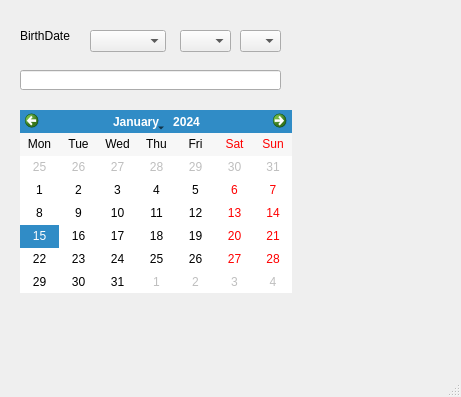
<?xml version="1.0" encoding="UTF-8"?>
<ui version="4.0">
 <class>MainWindow</class>
 <widget class="QMainWindow" name="MainWindow">
  <property name="geometry">
   <rect>
    <x>0</x>
    <y>0</y>
    <width>461</width>
    <height>397</height>
   </rect>
  </property>
  <property name="windowTitle">
   <string>MainWindow</string>
  </property>
  <widget class="QWidget" name="centralwidget">
   <widget class="QComboBox" name="cBoxYear">
    <property name="geometry">
     <rect>
      <x>90</x>
      <y>30</y>
      <width>76</width>
      <height>22</height>
     </rect>
    </property>
   </widget>
   <widget class="QLabel" name="label">
    <property name="geometry">
     <rect>
      <x>20</x>
      <y>30</y>
      <width>56</width>
      <height>12</height>
     </rect>
    </property>
    <property name="text">
     <string>BirthDate</string>
    </property>
   </widget>
   <widget class="QComboBox" name="cBoxMonth">
    <property name="geometry">
     <rect>
      <x>180</x>
      <y>30</y>
      <width>51</width>
      <height>22</height>
     </rect>
    </property>
   </widget>
   <widget class="QComboBox" name="cBoxDay">
    <property name="geometry">
     <rect>
      <x>240</x>
      <y>30</y>
      <width>41</width>
      <height>22</height>
     </rect>
    </property>
   </widget>
   <widget class="QLineEdit" name="lineEdit">
    <property name="geometry">
     <rect>
      <x>20</x>
      <y>70</y>
      <width>261</width>
      <height>20</height>
     </rect>
    </property>
   </widget>
   <widget class="QCalendarWidget" name="calendarWidget">
    <property name="geometry">
     <rect>
      <x>20</x>
      <y>110</y>
      <width>272</width>
      <height>183</height>
     </rect>
    </property>
    <property name="verticalHeaderFormat">
     <enum>QCalendarWidget::NoVerticalHeader</enum>
    </property>
   </widget>
  </widget>
  <widget class="QMenuBar" name="menubar">
   <property name="geometry">
    <rect>
     <x>0</x>
     <y>0</y>
     <width>461</width>
     <height>21</height>
    </rect>
   </property>
  </widget>
  <widget class="QStatusBar" name="statusbar"/>
 </widget>
 <resources/>
 <connections/>
</ui>
